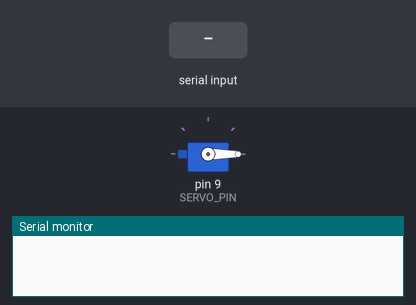
Simulated run of this sketch. Board: Arduino Uno, built with avr-gcc and run on an emulated ATmega328P. On the bench: servo, the last lines printed to the serial monitor. Inputs (shaded band) come from the test bench.

Above: at 1.2 s.
1.3 s: "90,45\n" received over Serial
At 2.05 s:
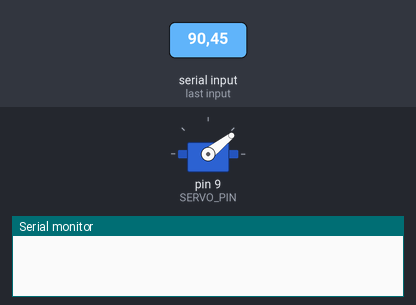
At 3.4 s:
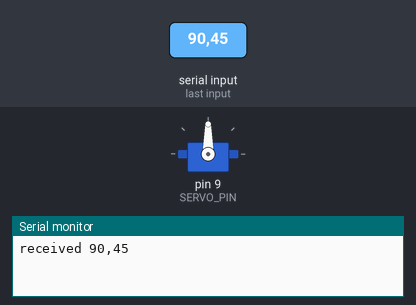
4.3 s: "200\n" received over Serial
At 6.8 s:
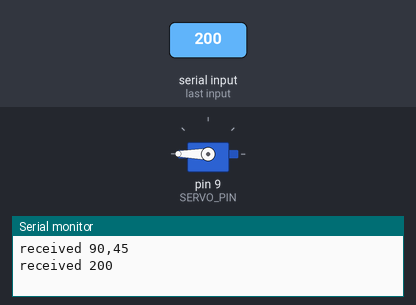
Timing chart, 0 to 8.3 s (numbered marks = the images above; inputs shaded):
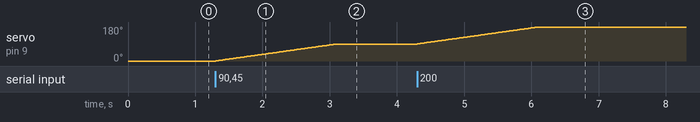

Measured:
- after the input at 1.3 s, servo on pin 9 (SERVO_PIN): moves from 0° to 90° over 1.8 s, starting at once
- after the input at 4.3 s, servo on pin 9 (SERVO_PIN): moves from 90° to 180° over 1.8 s, starting at once

The sketch:

ServoSerialIn.ino
```cpp
#include <Servo.h>

Servo _servo;
const int SERVO_PIN = 9;
int _angle = 0;

void setup() {
  // put your setup code here, to run once:
  Serial.begin(9600);
  _servo.attach(SERVO_PIN);
  _servo.write(0);
}

void loop() {
  // put your main code here, to run repeatedly:
  if (Serial.available() > 0) {
    String angleData = Serial.readStringUntil('\n');
    int targetAngle = angleData.toInt();
    targetAngle = constrain(targetAngle, 0, 180);
    while (_angle != targetAngle) {
      if (_angle > targetAngle) {
        _angle--;
      } else {
        _angle++;
      }
      _servo.write(_angle);
      delay(20);
    }
    Serial.print("received ");
    Serial.println(angleData);
  }
}
```
